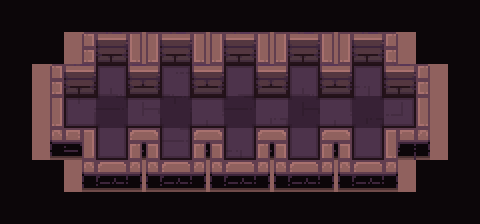

The image is a tile-based game level rendered from a .tmx file. Its description and complete source (layers, tilesets, objects, tile grids) follow:
An orthogonal 15x7 tile map with 32x32 px tiles, 4 tile layers (path, types, ground, floor_shadow), 1 hidden layer not drawn and 19 objects (11x egg, 5x hero, frame, strategy, cauldron).

<map version="1.2" tiledversion="2019.03.13" orientation="orthogonal" renderorder="right-down" width="15" height="7" tilewidth="32" tileheight="32" infinite="0" nextlayerid="256" nextobjectid="132">
 <tileset firstgid="1" name="tileset" tilewidth="32" tileheight="32" spacing="2" margin="1" tilecount="200" columns="10">
  <image source="tileset.png" trans="000000" width="340" height="680" />
  <terraintypes>
   <terrain name="floor" tile="79" />
   <terrain name="wall" tile="69" />
   <terrain name="hole" tile="78" />
   <terrain name="infected" tile="77" />
  </terraintypes>
 </tileset>
 <layer id="251" name="checkers" width="15" height="7" visible="0">
  <data encoding="csv">
0,69,0,69,0,69,0,69,0,69,0,69,0,69,0,
69,0,69,0,69,0,69,0,69,0,69,0,69,0,69,
0,69,0,69,0,69,0,69,0,69,0,69,0,69,0,
69,0,69,0,69,0,69,0,69,0,69,0,69,0,69,
0,69,0,69,0,69,0,69,0,69,0,69,0,69,0,
69,0,69,0,69,0,69,0,69,0,69,0,69,0,69,
0,69,0,69,0,69,0,69,0,69,0,69,0,69,0
</data>
 </layer>
 <objectgroup id="14" name="camera">
  <object id="12" name="frame" type="frame" x="51" y="33" width="377.667" height="140.333" />
  <object id="15" name="strategy" type="strategy" x="3" y="126">
   <point />
  </object>
 </objectgroup>
 <layer id="252" name="path" width="15" height="7">
  <data encoding="csv">
0,0,0,0,0,0,0,0,0,0,0,0,0,0,0,
0,0,0,0,0,0,0,0,0,0,0,0,0,0,0,
0,0,0,80,0,80,0,80,0,80,0,80,0,0,0,
0,0,80,80,80,80,80,80,80,80,80,80,80,0,0,
0,0,0,80,0,80,0,80,0,80,0,80,0,0,0,
0,0,0,0,0,0,0,0,0,0,0,0,0,0,0,
0,0,0,0,0,0,0,0,0,0,0,0,0,0,0
</data>
 </layer>
 <objectgroup id="2" name="objects">
  <object id="33" name="hero" type="hero" x="113" y="115">
   <properties>
    <property name="initialDirection" value="s" />
   </properties>
   <point />
  </object>
  <object id="34" name="hero" type="hero" x="176.5" y="117">
   <properties>
    <property name="initialDirection" value="s" />
   </properties>
   <point />
  </object>
  <object id="35" name="hero" type="hero" x="239.5" y="119">
   <properties>
    <property name="initialDirection" value="s" />
   </properties>
   <point />
  </object>
  <object id="36" name="hero" type="hero" x="307.5" y="119">
   <properties>
    <property name="initialDirection" value="s" />
   </properties>
   <point />
  </object>
  <object id="37" name="hero" type="hero" x="368.5" y="115">
   <properties>
    <property name="initialDirection" value="s" />
   </properties>
   <point />
  </object>
  <object id="120" name="egg" type="egg" x="80.5" y="115.5">
   <properties>
    <property name="value" value="rng(0,99)" />
   </properties>
   <point />
  </object>
  <object id="121" name="egg" type="egg" x="111.5" y="81.5">
   <properties>
    <property name="value" value="rng(0,99)" />
   </properties>
   <point />
  </object>
  <object id="122" name="egg" type="egg" x="111.5" y="142.5">
   <properties>
    <property name="value" value="rng(0,99)" />
   </properties>
   <point />
  </object>
  <object id="123" name="egg" type="egg" x="175.5" y="76.5">
   <properties>
    <property name="value" value="rng(0,99)" />
   </properties>
   <point />
  </object>
  <object id="124" name="egg" type="egg" x="177" y="144">
   <properties>
    <property name="value" value="rng(0,99)" />
   </properties>
   <point />
  </object>
  <object id="125" name="egg" type="egg" x="239.5" y="78.5">
   <properties>
    <property name="value" value="rng(0,99)" />
   </properties>
   <point />
  </object>
  <object id="126" name="egg" type="egg" x="239" y="143">
   <properties>
    <property name="value" value="rng(0,99)" />
   </properties>
   <point />
  </object>
  <object id="127" name="egg" type="egg" x="305.5" y="77">
   <properties>
    <property name="value" value="rng(0,99)" />
   </properties>
   <point />
  </object>
  <object id="128" name="egg" type="egg" x="302" y="144">
   <properties>
    <property name="value" value="rng(0,99)" />
   </properties>
   <point />
  </object>
  <object id="129" name="egg" type="egg" x="369.5" y="80.5">
   <properties>
    <property name="value" value="rng(0,99)" />
   </properties>
   <point />
  </object>
  <object id="130" name="egg" type="egg" x="367.5" y="143">
   <properties>
    <property name="value" value="rng(0,99)" />
   </properties>
   <point />
  </object>
  <object id="131" name="cauldron" type="cauldron" x="399.5" y="111.5">
   <point />
  </object>
 </objectgroup>
 <layer id="253" name="types" width="15" height="7">
  <data encoding="csv">
79,79,79,79,79,79,79,79,79,79,79,79,79,79,79,
79,79,70,70,70,70,70,70,70,70,70,70,70,79,79,
79,70,70,80,70,80,70,80,70,80,70,80,70,70,79,
79,70,80,80,80,80,80,80,80,80,80,80,80,70,79,
79,70,70,80,70,80,70,80,70,80,70,80,70,70,79,
79,79,70,70,70,70,70,70,70,70,70,70,70,79,79,
79,79,79,79,79,79,79,79,79,79,79,79,79,79,79
</data>
 </layer>
 <layer id="254" name="ground" width="15" height="7">
  <data encoding="csv">
0,0,0,0,0,0,0,0,0,0,0,0,0,0,0,
0,0,1,2,61,2,61,2,61,2,61,2,6,0,0,
0,1,2,122,3,121,3,131,3,122,3,144,2,6,0,
0,31,143,28,132,29,122,28,141,18,122,27,151,36,0,
0,41,54,133,50,142,50,144,50,134,50,134,51,46,0,
0,0,41,42,49,42,49,42,49,42,49,42,46,0,0,
0,0,0,0,0,0,0,0,0,0,0,0,0,0,0
</data>
 </layer>
 <layer id="255" name="floor_shadow" width="15" height="7">
  <data encoding="csv">
0,0,0,0,0,0,0,0,0,0,0,0,0,0,0,
0,0,0,0,0,0,0,0,0,0,0,0,0,0,0,
0,0,0,75,0,75,0,75,0,75,0,75,0,0,0,
0,0,77,108,65,108,65,108,65,108,65,108,76,0,0,
0,0,0,67,0,67,0,67,0,67,0,67,0,0,0,
0,0,0,0,0,0,0,0,0,0,0,0,0,0,0,
0,0,0,0,0,0,0,0,0,0,0,0,0,0,0
</data>
 </layer>
</map>
